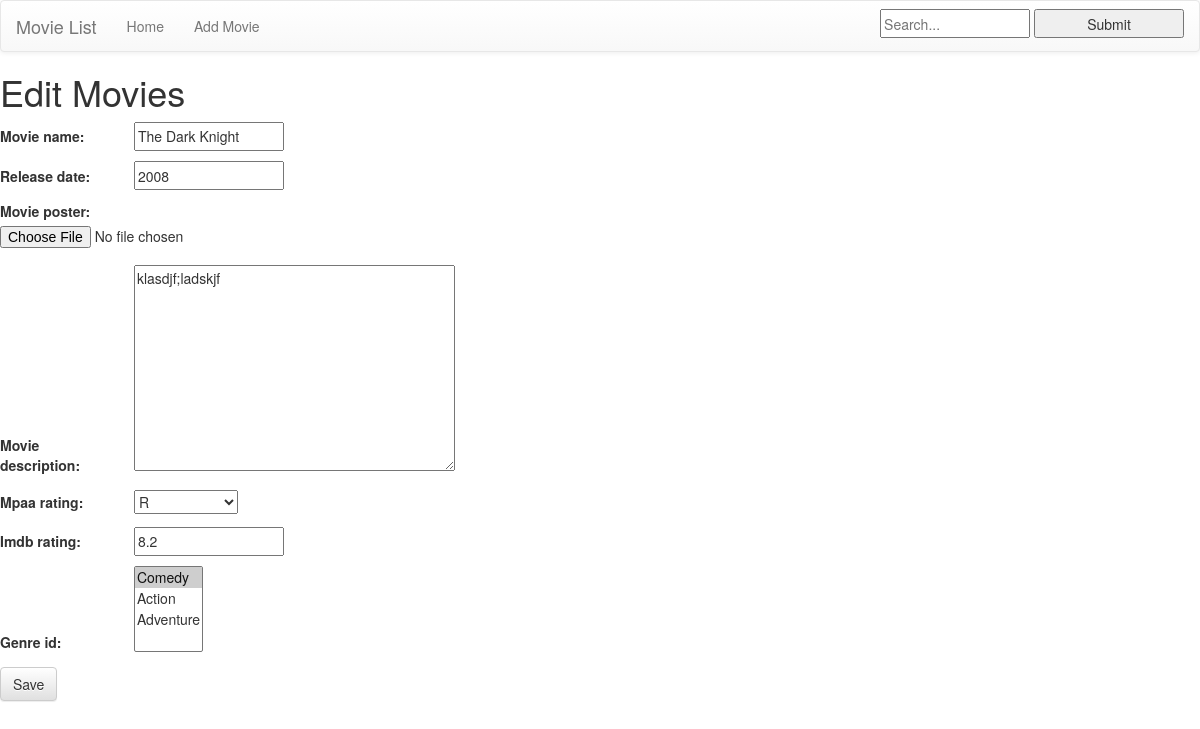
/3/edit/, run on an earlier commit of the app's database.
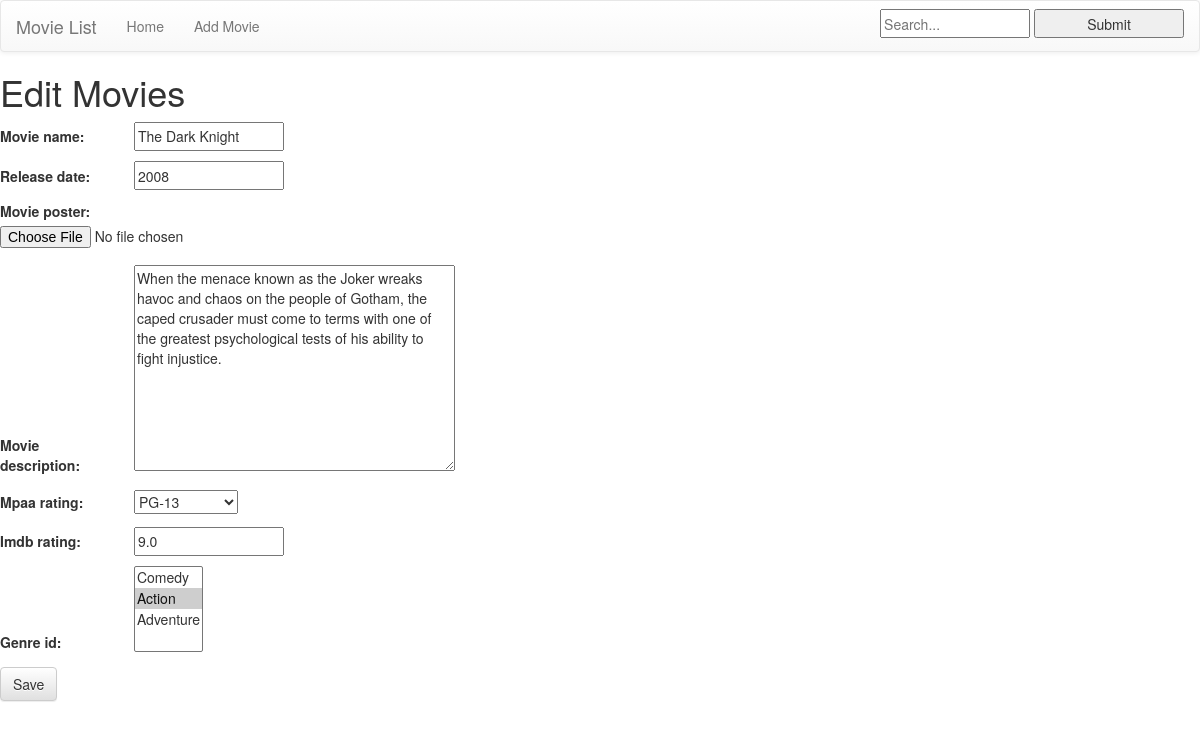
And on a later commit of the database.
### movie_list/models.py (models this page shows, shortened)
class Movie(models.Model):
    MPAA_RATINGS = (
        ('G', 'G'),
        ('PG', 'PG'),
        ('PG-13', 'PG-13'),
        ('R', 'R'),
        ('NC-17', "NC-17"),
        ('N/A', "Not Available"),
    )
    movie_name = models.CharField(max_length=150)
    release_date = models.IntegerField(
        validators=[
            MaxValueValidator(2100),
            MinValueValidator(1880)
        ],
        default=datetime.datetime.now().year
    )
    movie_poster = models.ImageField(
        upload_to="poster")
    movie_description = models.TextField()
    mpaa_rating = models.CharField(max_length=5,
                                   choices=MPAA_RATINGS, default='N/A')
    imdb_rating = models.FloatField(
        validators=[
            MaxValueValidator(10),
            MinValueValidator(0)
        ],
    )
    genre_id = models.ManyToManyField(Genre)

### movie_list/views.py (the view)
# urls.py: url(r'^(?P<pk>[0-9]+)/edit/$', views.movie_edit),
def movie_edit(request, pk):
    movie = get_object_or_404(Movie, pk=pk)
    if request.method == 'POST':
        form = AddMovie(request.POST, instance=movie)
        if form.is_valid():
            movie = form.save(commit=False)
            movie.save()
            form.save_m2m()
            return redirect('movie_list.views.movie_detail', pk=movie.pk)
    else:
        form = AddMovie(instance=movie)
    return render(request, 'movie_list/movie_edit.html', {'form': form})

### movie_list/forms.py
class AddMovie(forms.ModelForm):
    class Meta:
        model = Movie
        fields = ['movie_name', 'release_date', 'movie_poster',
                  'movie_description', 'mpaa_rating', 'imdb_rating', 'genre_id']

### movie_list/models.py (called while the page is built)
    def __str__(self):
        return self.genre_name

### movie_list/templates/movie_list/movie_edit.html
{% extends 'movie_list/base.html' %}
{% block content %}
	<h1>Edit Movies</h1>
	<form method = 'POST', class = 'post-form' enctype='multipart/form-data'>{% csrf_token %}
		{{ form.as_p }}
		<button type="submit" class="save btn btn-default">Save</button>
	</form>
{% endblock %}

What changed in the data, as far as the page shows it:
changed Movie "The Dark Knight": movie_description "klasdjf;ladskjf" → "When the menace known as the Joker wreaks havoc and chaos on the people of Gotham, the caped crusader must come to terms with one of the greatest psychological tests of his ability to fight injustice."; mpaa_rating "R" → "PG-13"; imdb_rating "8.2" → "9.0"
Also different on the page:
form field genre_id: "Comedy ☑ / Action / Adventure" → "Comedy / Action ☑ / Adventure"
